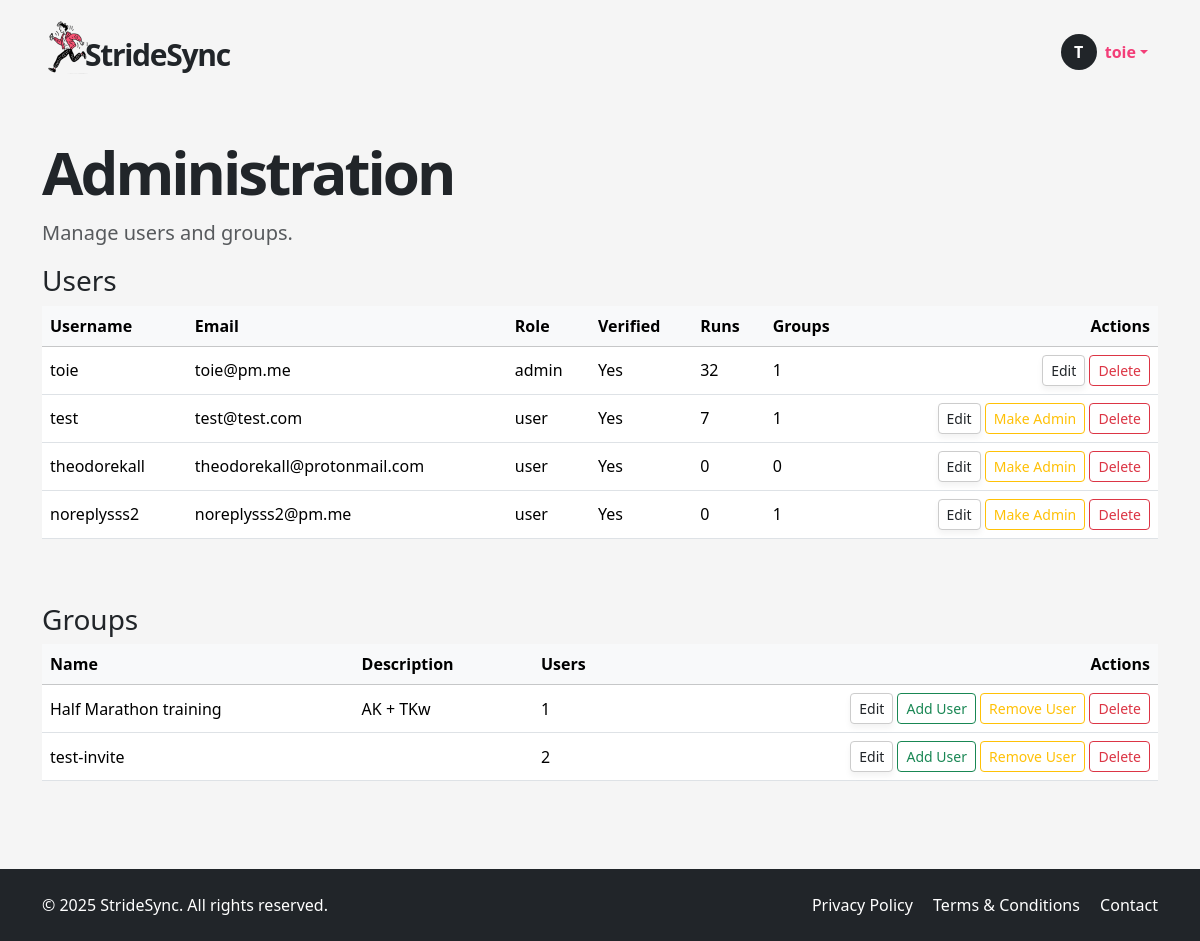
Page /admin (signed in) on the earlier database version.
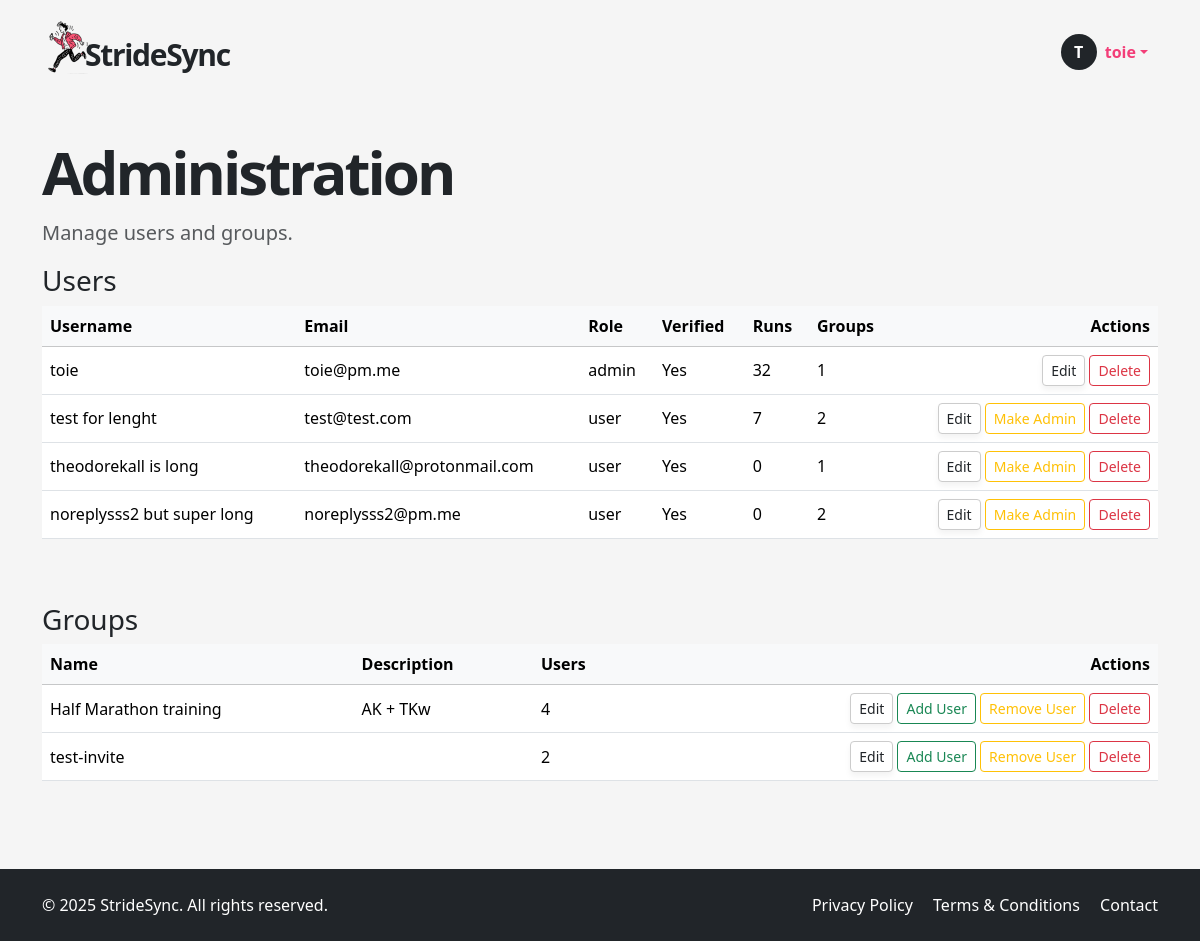
Same page on the later database version.
### app/models.py (models this page shows, shortened)
class User(UserMixin, db.Model):
    __tablename__ = "users"
    id = sa.Column(sa.Integer, primary_key=True)
    email = sa.Column(sa.String(120), unique=True, nullable=False, index=True)
    password_hash = sa.Column(sa.String(256))
    username = sa.Column(sa.String(64), unique=True, nullable=False, index=True)
    role = sa.Column(sa.Enum(UserRole), default=UserRole.USER, nullable=False)
    is_verified = sa.Column(sa.Boolean, default=False)
    verification_token = sa.Column(sa.String(128), nullable=False, default=lambda: secrets.token_urlsafe(32))
    unit_preference = Column(String(2), default='km')  # 'km' or 'mi'
    notify_group_activity = Column(Boolean, default=True)
    is_public_profile = Column(Boolean, default=False)
    reset_token = db.Column(db.String, nullable=True)
    reset_token_expiry = db.Column(db.DateTime, nullable=True)
    runs = so.relationship("Run", back_populates="user", cascade="all, delete-orphan")
    groups = so.relationship("Group", secondary=user_groups, back_populates="members")
    admin_of_groups = so.relationship("Group", secondary=group_admins, back_populates="admins")

class Group(db.Model):
    __tablename__ = "groups"
    id = sa.Column(sa.Integer, primary_key=True)
    name = sa.Column(sa.String(100), unique=True, nullable=False)
    description = sa.Column(sa.Text)
    members = so.relationship("User", secondary=user_groups, back_populates="groups")
    admins = so.relationship("User", secondary=group_admins, back_populates="admin_of_groups")
    runs = so.relationship("Run", secondary=run_groups, back_populates="groups")
    invites = so.relationship("GroupInvite", back_populates="group", cascade="all, delete-orphan")

### app/routes.py (the view)
@app.route('/admin')
@login_required
def admin_panel():
    if current_user.role != UserRole.ADMIN:
        abort(403)
    users = db.session.scalars(sa.select(User)).all()
    groups = db.session.scalars(sa.select(Group)).all()
    user_stats = {
        user.id: {
            "num_runs": len(user.runs),
            "num_groups": len(user.groups)
        }
        for user in users
    }
    group_stats = {
        group.id: {
            "num_users": len(group.members)
        }
        for group in groups
    }
    return render_template(
        "admin.html",
        users=users,
        groups=groups,
        user_stats=user_stats,
        group_stats=group_stats,
        UserRole=UserRole
    )

### app/models.py (called while the page is built)
@login.user_loader
def load_user(id):
    return db.session.get(User, int(id))

### app/templates/admin.html (shortened to what this page needs)
{% extends "base.html" %}
{% block content %}
<div class="container py-5">
  <h1 class="display-5 fw-bold hero-title mb-3">Administration</h1>
  <p class="lead text-muted">Manage users and groups.</p>
  <div class="mb-5">
    <h3>Users</h3>
    <div class="table-responsive">
      <table class="table table-hover align-middle">
        <thead class="table-light">
          <tr>
            <th class="text-nowrap">Username</th>
            <th class="text-nowrap">Email</th>
            <th class="text-nowrap">Role</th>
            <th class="text-nowrap">Verified</th>
            <th class="text-nowrap">Runs</th>
            <th class="text-nowrap">Groups</th>
            <th class="text-end text-nowrap">Actions</th>
          </tr>
        </thead>
        <tbody>
          {% for user in users %}
          <tr>
            <td>{{ user.username }}</td>
            <td>{{ user.email }}</td>
            <td>{{ user.role.value }}</td>
            <td>{{ 'Yes' if user.is_verified else 'No' }}</td>
            <td>{{ user_stats[user.id].num_runs }}</td>
            <td>{{ user_stats[user.id].num_groups }}</td>
            <td class="text-end text-nowrap">
              <button class="btn btn-sm btn-soft"
                      data-bs-toggle="modal"
                      data-bs-target="#editUserModal"
                      onclick="prepareEditUser({{ user.id }}, '{{ user.username }}', '{{ user.email }}')">Edit</button>
              {% if user.role.name == 'ADMIN' and user.id != current_user.id %}
                <form method="POST" action="{{ url_for('admin_demote_user', user_id=user.id) }}" class="d-inline">
                  <button class="btn btn-sm btn-outline-secondary">Remove Admin</button>
                </form>
              {% elif user.role.name != 'ADMIN' %}
                <form method="POST" action="{{ url_for('admin_promote_user', user_id=user.id) }}" class="d-inline">
                  <button class="btn btn-sm btn-outline-warning">Make Admin</button>
                </form>
              {% endif %}
              <button class="btn btn-sm btn-outline-danger"
                      data-bs-toggle="modal"
                      data-bs-target="#deleteUserModal"
                      onclick="prepareDeleteUser({{ user.id }}, '{{ user.username }}')">Delete</button>
            </td>
          </tr>
          {% endfor %}
        </tbody>
      </table>
    </div>
  </div>
  <div>
    <h3>Groups</h3>
    <div class="table-responsive">
      <table class="table table-hover align-middle">
        <thead class="table-light">
          <tr>
            <th class="text-nowrap">Name</th>
            <th class="text-nowrap">Description</th>
            <th class="text-nowrap">Users</th>
            <th class="text-end text-nowrap">Actions</th>
          </tr>
        </thead>
        <tbody>
          {% for group in groups %}
          <tr>
            <td>{{ group.name }}</td>
            <td class="text-truncate" style="max-width: 150px;">{{ group.description[:60] }}{% if group.description|length > 60 %}…{% endif %}</td>
            <td>{{ group_stats[group.id].num_users }}</td>
            <td class="text-end text-nowrap">
              <button class="btn btn-sm btn-soft" data-bs-toggle="modal" data-bs-target="#editGroupModal"
                      onclick="prepareEditGroup({{ group.id }}, '{{ group.name }}', `{{ group.description|e }}`)">Edit</button>
              <button class="btn btn-sm btn-outline-success" data-bs-toggle="modal" data-bs-target="#addUserToGroupModal"
                      onclick="document.getElementById('addUserGroupId').value = '{{ group.id }}';">Add User</button>
              <button class="btn btn-sm btn-outline-warning"
                      data-bs-toggle="modal"
                      data-bs-target="#removeUserFromGroupModal{{ group.id }}">
                Remove User
              </button>
              <button class="btn btn-sm btn-outline-danger"
                      data-bs-toggle="modal"
                      data-bs-target="#deleteGroupModal"
                      onclick="prepareDeleteGroup({{ group.id }}, '{{ group.name }}')">Delete</button>
            </td>
          </tr>
          {% endfor %}
        </tbody>
      </table>
    </div>
  </div>
</div>
{% endblock %}

### app/templates/base.html (shortened to what this page needs)
<!DOCTYPE html>
<html lang="en">
<head>
  <link href="https://cdn.jsdelivr.net/npm/bootstrap@5.3.6/dist/css/bootstrap.min.css" rel="stylesheet">
  <link href="https://cdn.jsdelivr.net/npm/bootstrap-icons@1.10.5/font/bootstrap-icons.css" rel="stylesheet">
  <link rel="stylesheet" href="{{ url_for('static', filename='style.css') }}">
</head>
<body>
  <header>
    <nav class="navbar">
      <div class="container d-flex justify-content-between align-items-center py-2">
        <a href="/index" class="text-decoration-none logo-container d-flex align-items-center">
          <img src="{{ url_for('static', filename='img/icon.png') }}" width="50px" style="margin-right: -15px !important;" alt="StrideSync logo">
          <p class="logo mb-0 ms-2">StrideSync</p>
        </a>
        <ul class="navbar-nav flex-row align-items-center mb-0 menubox">
          {% if current_user.is_anonymous %}
            <li class="nav-item">
              <a class="btn btn-dark px-4" href="{{ url_for('login') }}">LOGIN</a>
            </li>
          {% else %}
            <li class="nav-item dropdown">
              <a class="nav-link dropdown-toggle d-flex align-items-center" href="#" id="userDropdown" role="button" data-bs-toggle="dropdown" aria-expanded="false">
                <div class="avatar-circle bg-dark text-white rounded-circle d-flex justify-content-center align-items-center me-2" style="width: 36px; height: 36px; font-weight: bold;">
                  {{ current_user.username[0]|upper }}
                </div>
                <span class="fw-semibold text-truncate d-inline-block username-truncate" title="{{ current_user.username }}">
                  {{ current_user.username }}
                </span>
              </a>
            </li>
          {% endif %}
        </ul>
      </div>
    </nav>
  </header>
  <main>
    {% block content %}{% endblock %}
  </main>
  <footer class="bg-dark text-white py-4">
    <div class="container d-flex flex-column flex-md-row justify-content-between align-items-center">
      <div class="mb-2 mb-md-0">
        &copy; 2025 StrideSync. All rights reserved.
      </div>
      <div>
        <a href="/privacy" class="text-white text-decoration-none me-3">Privacy Policy</a>
        <a href="/terms" class="text-white text-decoration-none me-3">Terms & Conditions</a>
        <a href="/contact" class="text-white text-decoration-none">Contact</a>
      </div>
    </div>
  </footer>
</body>
</html>

### app/static/style.css (style rules this page uses)
html, body { height: 100%; margin: 0; display: flex; flex-direction: column; scroll-behavior: smooth; }
body { background-color: #f5f5f5; }
main { flex: 1; }
a { color: #f33e78; }
.logo { font-size: 30px; font-weight: 700; letter-spacing: -1.3px; margin-top: 15px; }
.logo-container { color: unset; }
.hero-title { font-weight: 900 !important; font-size: 60px; letter-spacing: -3px; line-height: 60px; }
.btn-soft, .btn-soft-white { background: white; border: 1px solid #ccc; box-shadow: 0 4px 6px rgba(0,0,0,0.05); }
.nav-link { color: #f33e78 !important; }
.menubox { margin-top: 10px; margin-right: 10px; }
footer { background-color: #333; }
.username-truncate { max-width: 100px; overflow: hidden; text-overflow: ellipsis; white-space: nowrap; vertical-align: middle; }

Differences in the rows shown:
changed User "test@test.com": username "test" → "test for lenght"; is_verified "1" → "2"
changed User "theodorekall@protonmail.com": username "theodorekall" → "theodorekall is long"; is_public_profile "0" → "1"
changed User "noreplysss2@pm.me": username "noreplysss2" → "noreplysss2 but super long"; user_stats "1" → "2"
computed for Group "Half Marathon training": id "1" → "4"
